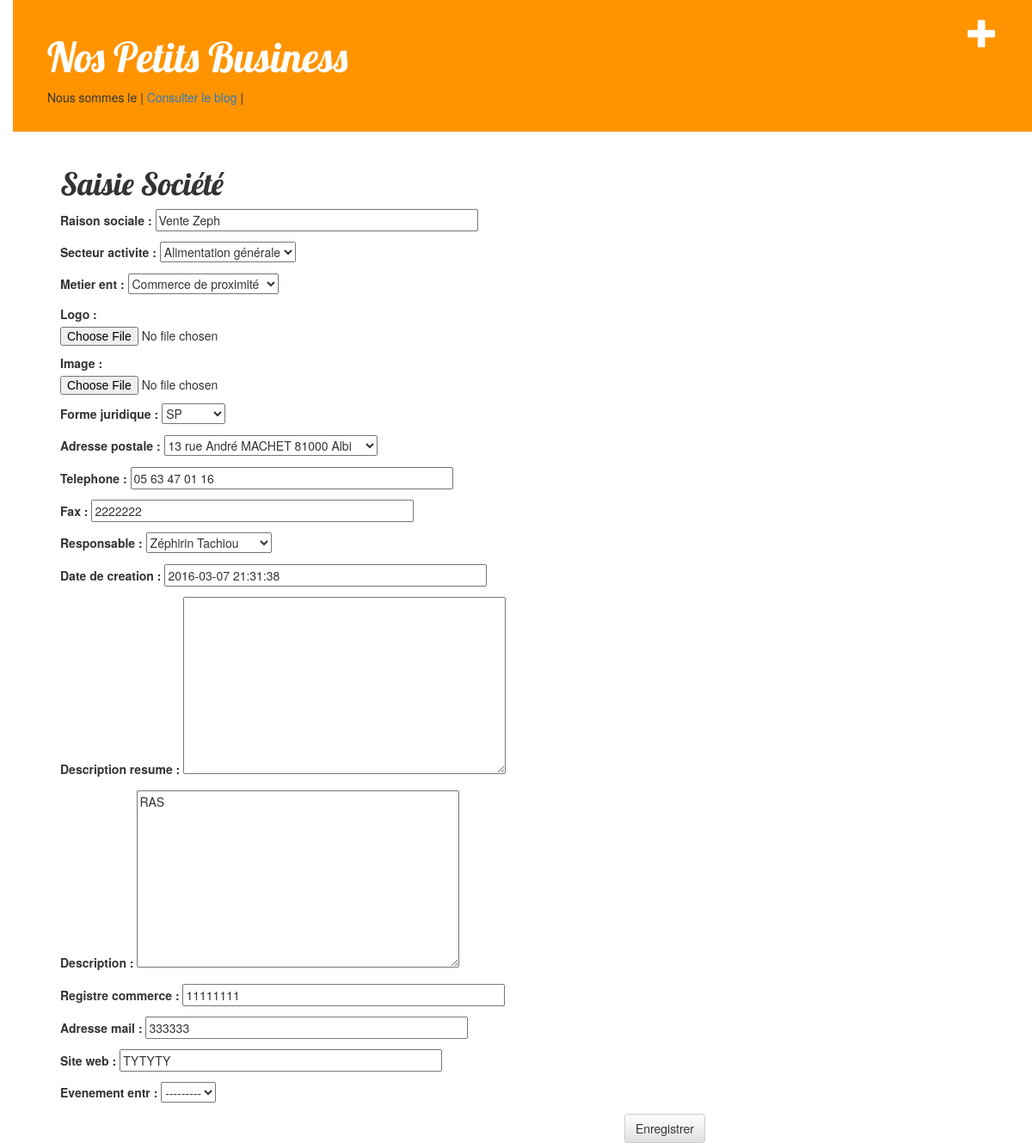
Screenshot of /entr/1/edit/ with the database file from the repository.
### boite/models.py (models this page shows, shortened)
class Entreprise(models.Model):
    raison_sociale = models.CharField(max_length=42)
    secteur_activite = models.ForeignKey('Secteur_Activ')	# Liaison avec le modèle Secteur_Activ
    metier_ent = models.ForeignKey('Metier_Activ')		# Liaison avec le modèle Metier_Activ
    logo = models.ImageField(upload_to="logos/", null=True)     # Dossier des logos
    image = models.ImageField(upload_to="photos/", null=True)   # Dossier des logos
    forme_juridique = models.ForeignKey('Forme_Juri')		# Liaison avec le modèle Forme_Juri
    adresse_postale = models.ForeignKey('Adresse_Post', null=True)		# Liaison avec le modèle Adresse_Post
    telephone = models.CharField(max_length=15, null=True)
    fax = models.CharField(max_length=15, null=True)
    responsable = models.ForeignKey('Respon_Boite')		# Liaison avec le modèle Respon_Boite
    date_creation = models.DateTimeField(auto_now=False,
                                verbose_name="Date de creation", null=True)
    description_resume = models.TextField(null=True)
    description = models.TextField(null=True)
    registre_commerce = models.CharField(max_length=42)
    adresse_mail = models.CharField(max_length=81)
    site_web = models.CharField(max_length=100, null=True)
    evenement_entr = models.ForeignKey('Evenement', null=True)		# Evénement de l'entreprise

### boite/views.py (the view)
# urls.py: url(r'^entr/(?P<pk>[0-9]+)/edit/$', views.entr_edit, name='entr_edit'),
def entr_edit(request, pk):
    entr = get_object_or_404(Entreprise, pk=pk)
    if request.method == "POST":
        form = EntrepriseForm(request.POST, instance=entr)
        if form.is_valid():
            entr = form.save(commit=False)
            entr.responsable = request.user
            entr.date_creation = timezone.now()
            entr.save()
            return redirect('boite.views.entr_detail', pk=entr.pk)
    else:
        form = EntrepriseForm(instance=entr)
    return render(request, 'boite/entr_edit.html', {'form': form})

### boite/forms.py
class EntrepriseForm(forms.ModelForm):
    class Meta:
        model = Entreprise
        fields = '__all__'

### boite/models.py (called while the page is built)
    def __str__(self):
        return self.libelle_sect

    def __str__(self):
        return self.libelle_meti

    def __str__(self):
        return self.libelle_juri

    def __str__(self):
        return self.numero_et_rue+" "+self.code_postal_commune

    def __str__(self):
        return self.prenom_resp+" "+self.nom_resp

### boite/templates/boite/entr_edit.html
{% extends 'boite/base.html' %}
{% block content %}
    <h1>Saisie Société</h1>
    <form method="POST" class="post-form">{% csrf_token %}
        {{ form.as_p }}
        <button type="submit" class="save btn btn-default">Enregistrer</button>
    </form>
{% endblock %}

### boite/static/css/boite.css (style rules this page uses)
body { padding-left: 15px; }
h1, h2, h3, h4 { font-family: 'Lobster', cursive; }
.save { float: right; }
.post-form textarea, .post-form input { width: 50%; }

### rows the page displays
Entreprise: raison_sociale "Vente Zeph", secteur_activite "Alimentation générale", metier_ent "Commerce de proximité", forme_juridique "SP", adresse_postale "13 rue André MACHET 81000 Albi", telephone "05 63 47 01 16", fax "2222222", responsable "Zéphirin Tachiou", date_creation "2016-03-07 21:31:38", description "RAS", registre_commerce "11111111", adresse_mail "333333", site_web "TYTYTY", evenement_entr "---------"
